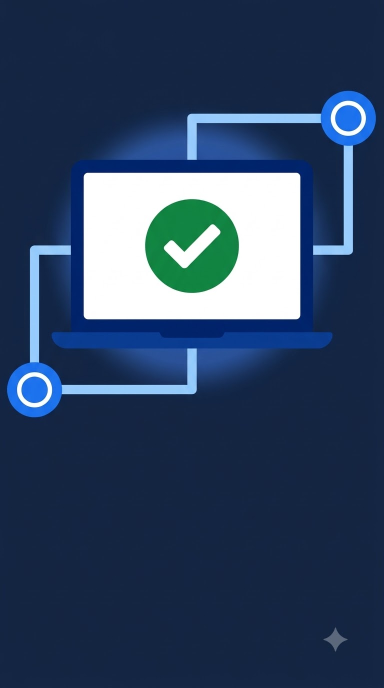
#> input picture computeshare-client/installer/windows/assets/src/finish.jpg, 768 x 1376 px, given in place of logo.jpg, which was not available (shown at 1/2 size)
$ python build_assets.py
#> lines starting #> are read from the running program, lines starting #| are printed output that depends on the picture; after the words box and inside, x2 and y2 are one past the last pixel; in counts of white or black regions, pixels touching at a corner belong together
"""Builds the installer images from assets/src/*.jpg (made with an image generator).

Run:  python build_assets.py        (needs Pillow: pip install pillow)
Writes next to this file: welcome-panel*.bmp, finish-panel*.bmp, small-logo*.bmp/png,
csnode.ico, logo-transparent.png, warning.png, restart.png

Why a script: the generator leaves a star mark in a corner, white instead of transparent
background, and sizes that do not match the Inno Setup panels. This fixes all three.
"""
import os
from PIL import Image, ImageDraw, ImageFilter

HERE = os.path.dirname(os.path.abspath(__file__))
SRC = os.path.join(HERE, "src")
PANEL = (164, 314)  # Inno Setup WizardImageFile (96 DPI); 328x628 is the 200% version
NAVY = (20, 33, 61)  # #14213d


def load(name):
#> called with name = 'logo.jpg'
    return Image.open(os.path.join(SRC, name)).convert("RGB")
#> returned value is the input picture: PIL image 768x1376 RGB; mean R, G, B 46.3, 67.6, 97.6


def erase_star(im, box):
    """Paint the generator's corner star with the nearest plain background colour."""
    x0, y0, x1, y1 = box
    sample = im.getpixel((x0 - 20, (y0 + y1) // 2))
    ImageDraw.Draw(im).rectangle(box, fill=sample)
    return im


def logo_transparent():
    """White background -> real transparency (flood fill from the corners + anti-alias fringe)."""
    im = load("logo.jpg")
    w, h = im.size
#> w = 768; h = 1376
    # 255 where the pixel is near white, then flood from the corner: only the outside stays marked
    near_white = Image.eval(im.convert("L"), lambda v: 255 if v > 215 else 0)
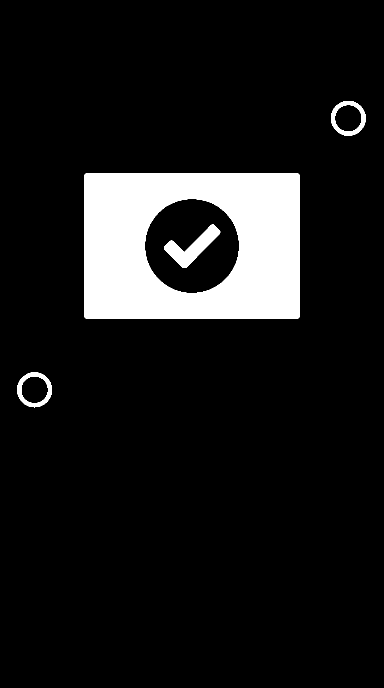
#> near_white: PIL image 768x1376 L (shown at 1/2 size); 9.9% white; 4 white regions, box (x1, y1, x2, y2) and area: (168, 346, 600, 638) 98298, (328, 449, 441, 536) 3489, (662, 202, 732, 271) 1595, (34, 745, 104, 815) 1595
    ImageDraw.floodfill(near_white, (0, 0), 128)
    outside = near_white.point(lambda v: 255 if v == 128 else 0)
#> outside: PIL image 768x1376 L; 87.3% white; 3 black regions, box (x1, y1, x2, y2) and area: (168, 346, 600, 638) 126098, (34, 745, 104, 815) 3824, (662, 202, 732, 271) 3808
    fringe_zone = outside.filter(ImageFilter.MaxFilter(5))  # grow by 2 px to cover the soft edge
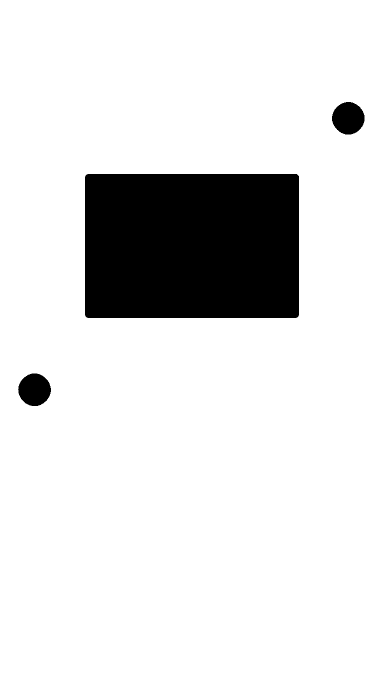
#> fringe_zone: PIL image 768x1376 L (shown at 1/2 size); 87.7% white; 3 black regions, box (x1, y1, x2, y2) and area: (170, 348, 598, 636) 123218, (36, 747, 102, 812) 3282, (664, 204, 729, 269) 3268
    rgba = Image.new("RGBA", (w, h))
#> rgba: PIL image 768x1376 RGBA; every value is 0
    src_px, out_px = im.load(), rgba.load()
    out_m, zone_m = outside.load(), fringe_zone.load()
    navy_r = 20.0
    for y in range(h):
        for x in range(w):
            r, g, b = src_px[x, y]
            if out_m[x, y] == 255:
                out_px[x, y] = (0, 0, 0, 0)
            elif zone_m[x, y] == 255:  # edge pixel: a mix of navy and white
                a = max(0.0, min(1.0, (255.0 - r) / (255.0 - navy_r)))
                out_px[x, y] = (NAVY[0], NAVY[1], NAVY[2], int(round(a * 255)))
            else:
                out_px[x, y] = (r, g, b, 255)
    bbox = rgba.getchannel("A").point(lambda v: 255 if v > 8 else 0).getbbox()
#> bbox = (34, 202, 732, 815)
    rgba = rgba.crop(bbox)
#> rgba: PIL image 698x613 RGBA
    side = max(rgba.size)
#> side = 698
    pad = int(side * 0.04)
#> pad = 27
    canvas = Image.new("RGBA", (side + 2 * pad, side + 2 * pad), (0, 0, 0, 0))
#> canvas: PIL image 752x752 RGBA; every value is 0
    canvas.paste(rgba, ((canvas.width - rgba.width) // 2, (canvas.height - rgba.height) // 2))
    return canvas.resize((1024, 1024), Image.LANCZOS)
#> returned value: PIL image 1024x1024 RGBA


def panel(name, logo):
    im = load(name)
#> call 2 of load, with name = 'welcome.jpg'
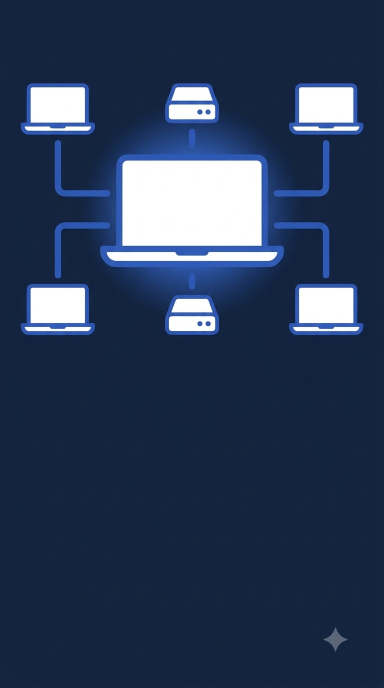
#> input picture computeshare-client/installer/windows/assets/src/welcome.jpg, 768 x 1376 px (shown at 1/2 size)
#> in load, returned value is the input picture: PIL image 768x1376 RGB; mean R, G, B 43.1, 59.5, 87.6
    erase_star(im, (610, 1225, 730, 1325))
#> in erase_star, `sample = im.getpixel((x0 - 20, (y0 + y1) // 2))`: sample = (20, 36, 62)
    # panel ratio is narrower than the picture: extend the plain navy bottom instead of cropping the sides
    h = round(im.width * PANEL[1] / PANEL[0])
#> h = 1470
    bg = im.getpixel((im.width // 2, im.height - 30))
#> bg = (20, 36, 62)
    canvas = Image.new("RGB", (im.width, h), bg)
#> canvas: PIL image 768x1470 RGB
    canvas.paste(im, (0, 0))
    # the logo sits in the empty lower part
    lw = int(im.width * 0.34)
#> lw = 261
    lg = logo.resize((lw, lw), Image.LANCZOS)
    # the logo's navy square would show as a faint box on the panel: make its navy match the panel
    px = lg.load()
    for y in range(lg.height):
        for x in range(lg.width):
            r, g, b, a = px[x, y]
            if abs(r - NAVY[0]) + abs(g - NAVY[1]) + abs(b - NAVY[2]) < 45:
                px[x, y] = (bg[0], bg[1], bg[2], a)
    canvas.paste(lg, ((canvas.width - lw) // 2, int(h * 0.70)), lg)
    return canvas


def on_white(logo, size):
    bg = Image.new("RGB", (size, size), (255, 255, 255))
    lg = logo.resize((size, size), Image.LANCZOS)
    bg.paste(lg, (0, 0), lg)
    return bg


def spot(name, out):
    im = load(name)
    erase_star(im, (1235, 640, 1330, 730))
    im.resize((880, round(880 * im.height / im.width)), Image.LANCZOS).save(os.path.join(HERE, out))
    # Inno Setup pages load BMP only
    small = im.resize((220, round(220 * im.height / im.width)), Image.LANCZOS)
    small.save(os.path.join(HERE, out.replace(".png", ".bmp")))


def main():
    logo = logo_transparent()
    logo.save(os.path.join(HERE, "logo-transparent.png"))
    logo.save(os.path.join(HERE, "csnode.ico"), sizes=[(16, 16), (24, 24), (32, 32), (48, 48), (64, 64), (128, 128), (256, 256)])
    for name, stem in (("welcome.jpg", "welcome-panel"), ("finish.jpg", "finish-panel")):
        big = panel(name, logo)
        for scale, suffix in ((1, ""), (2, "-200")):
            big.resize((PANEL[0] * scale, PANEL[1] * scale), Image.LANCZOS).save(os.path.join(HERE, f"{stem}{suffix}.bmp"))
#> this loop made 2 passes
#> pass 1, in main, `big.resize((PANEL[0] * scale, PANEL[1] * scale), Image.LANCZOS).save(o..`:
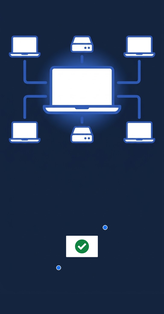
#> saved as welcome-panel.bmp: PIL image 164x314 RGB; mean R, G, B 44, 60.5, 88
    for size, suffix in ((55, ""), (110, "-200")):
        small = on_white(logo, size)
        small.save(os.path.join(HERE, f"small-logo{suffix}.bmp"))
        small.save(os.path.join(HERE, f"small-logo{suffix}.png"))
    spot("warning.jpg", "warning.png")
#> call 4 of load, with name = 'warning.jpg'
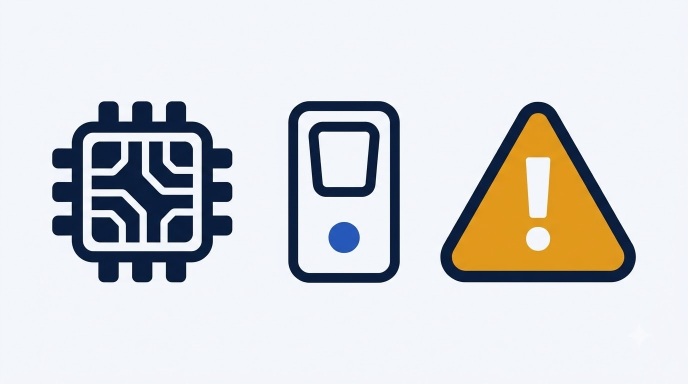
#> input picture computeshare-client/installer/windows/assets/src/warning.jpg, 1376 x 768 px (shown at 1/2 size)
#> in load, returned value is the input picture: PIL image 1376x768 RGB; mean R, G, B 214, 214.7, 216.1
    spot("restart.jpg", "restart.png")
#> call 2 of spot, with name = 'restart.jpg', out = 'restart.png'
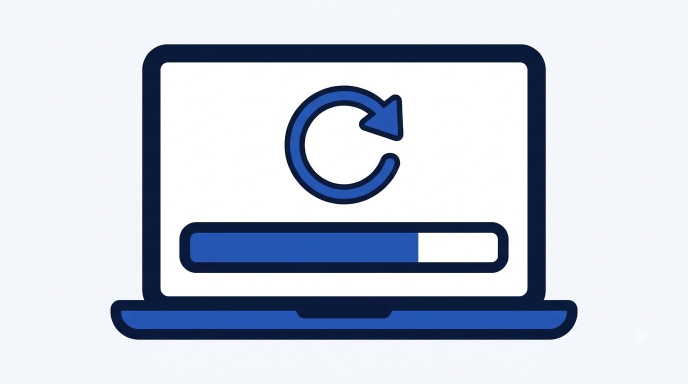
#> input picture computeshare-client/installer/windows/assets/src/restart.jpg, 1376 x 768 px (shown at 1/2 size)
#> in load, returned value is the input picture: PIL image 1376x768 RGB; mean R, G, B 198.5, 205.4, 218.9
#> in spot (call 2), `small = im.resize((220, round(220 * im.height / im.width)), Image.LANC..`:
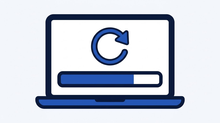
#> small: PIL image 220x123 RGB; mean R, G, B 198.3, 205.1, 218.6
    print("ok")


if __name__ == "__main__":
    main()
